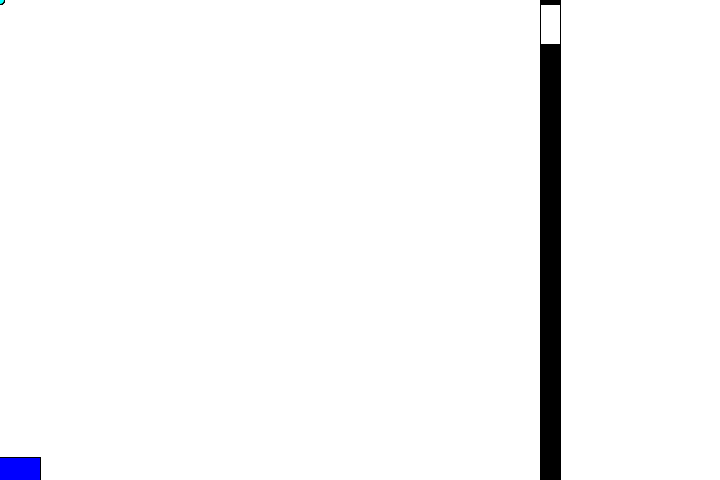
Frame 1 (no input)
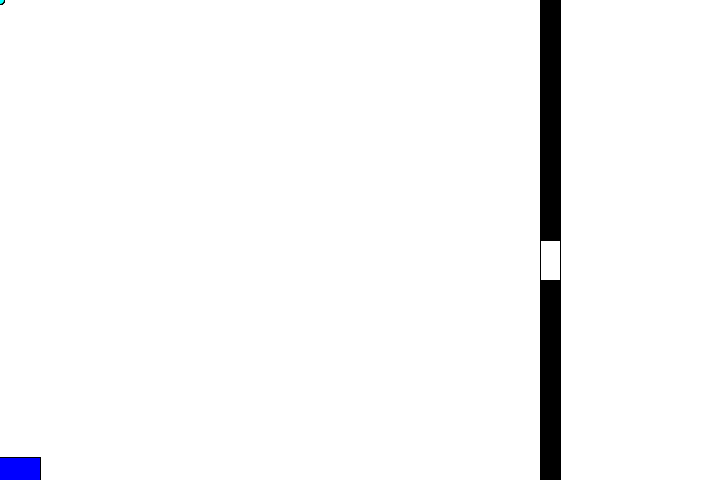
Frame 60 (the mouse pressed at the canvas centre just before this capture)
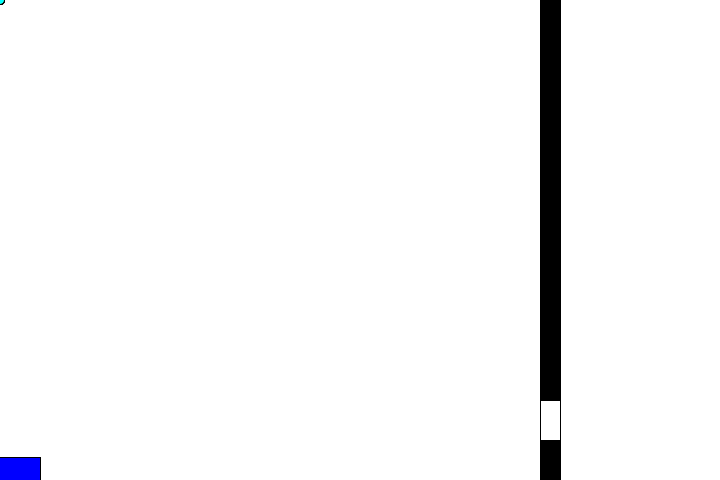
Frame 120 (the mouse held since frame 60 and released just before this capture)

The Processing sketch that drew these frames (run headless with seeded random() and noise(); from frame 60 on, the mouse is pressed at the canvas centre):

// Processing sketch: P3_2
// ── P3_2.pde
//Window size and refresh rate
int wide = 720;            // width of the window, in pixels 
int high = 480;            // height of the window, in pixels
int fps = 30;              // refresh frame rate

//Size and position of the wall; size, position and motion of the gap in the wall
int wallX = 3 * wide / 4;  // position of the wall on the X axis
int wallW = 20;            // width of the wall
int gapY = 0;              // (initial) position of the gap on the Y axis
int gapH = 40;             // height of the gap
int gapVY = high / 4;      // velocity of the gap

//Orientation and velocity of the cannon
float cannonTheta = 0;               // angle of the cannon, in radians
float cannonDeltaTheta = PI / 100.0; // change of angle per step
int cannonV = 0;                     // velocity of the ball as it leaves the cannon
int cannonMaxV = 1500;               // maximum velocity of the ball as it leaves the cannon
int cannonDeltaV = 30;               // change of velocity per step

//Variables for the animation of the cannonball
boolean shooting = false;         // toggle animation on/off
int substeps = 16;                 // number of substeps per rendering frame
float h = 1.0 / (fps * substeps); // time step of the animation
float ballX;                      // position of the ball on the X axis //<>//
float ballY;                      // position of the ball on the Y axis
float ballVX;                     // velocity of the ball on the X axis 
float ballVY;                     // velocity of the ball on the Y axis
float ballG = 1000;               // gravity constant, in pixels/sec^2

//Other integration methods
float ballXAnalytical, ballXExplicit, ballXMidpoint, ballXVerlet, ballXVerletOld;
float ballVXAnalytical, ballVXExplicit, ballVXMidpoint, ballVXVerlet;
float ballYAnalytical, ballYExplicit, ballYMidpoint, ballYVerlet, ballYVerletOld;
float ballVYAnalytical, ballVYExplicit, ballVYMidpoint, ballVYVerlet;
boolean firstStep = true;

/////////////////////////////////////////
// This function is called at initialization
/////////////////////////////////////////

void setup()
{
  size(720, 480);
  frameRate(fps);
}

/////////////////////////////////////////
// This function is called every time that the display is refreshed
/////////////////////////////////////////

void draw()
{
  background(255);

  //Update the gap
  gapY = gapY + int(gapVY / fps);
  if (gapY >= high - gapH)
  {
    gapY = high - gapH;
    gapVY = -gapVY;
  }
  else if (gapY <= 0)
  {
    gapY = 0;
    gapVY = -gapVY;
  }
  
  //Draw the wall and the gap
  fill(0);
  rect(wallX, 0, wallW, gapY);
  rect(wallX, gapY + gapH, wallW, high - gapH - gapY);
  fill(255);
  rect(wallX, gapY, wallW, gapH);
    
  //Update the cannon
  if (keyPressed)
  {
    if (key == CODED)
    {
      if (keyCode == UP)
      {
        cannonTheta = cannonTheta + cannonDeltaTheta;
        if (cannonTheta > PI/2)
        {
          cannonTheta = PI/2;
        }
      }
      else if (keyCode == DOWN)
      {
        cannonTheta = cannonTheta - cannonDeltaTheta;
        if (cannonTheta < 0)
        {
          cannonTheta = 0;
        }
      }
      else if (keyCode == LEFT)
      {
        cannonV = cannonV - cannonDeltaV;
        if (cannonV < 0)
        {
          cannonV = 0;
        }
      }
      else if (keyCode == RIGHT)
      {
        cannonV = cannonV + cannonDeltaV;
        if (cannonV > cannonMaxV)
        {
          cannonV = cannonMaxV;
        }
      }
    }
  }

  //Draw the cannon
  fill(255 * cannonV / cannonMaxV, 0, 255 * (cannonMaxV - cannonV) / cannonMaxV);
  pushMatrix();
  translate(0, high-7.5);
  rotate(-cannonTheta);
  rect(-40, -15, 80, 30);
  popMatrix();
  
  // Draw velocity
  fill(0, 0, 0);
  pushMatrix();
  translate(0, high-7.5); //para que el giro (mas desplazamiento) de ambos rectángulos vaya sincronizado y se toquen las bases.
  translate(cos(-cannonTheta)*40, -sin(cannonTheta)*40); // Coseno es la proyección sobre X, Seno la proyección sobre Y, habos quedan multiplicado por la hipotenusa que mide 40
  rotate(-cannonTheta);
  rect(0, -3.0, 80*cannonV/cannonMaxV, 5); //el offset local de 3 lo centra un poco más
  popMatrix();
  
  //Start animation of the cannonball
  if (keyPressed && shooting == false)
  {
    if (key == ENTER || key == RETURN)
    {
      shooting = true;
      
      //!!!!!!!!!!!!!!!!!!!!!!!!!!!!!!!
      //INITIALIZATION
      //!!!!!!!!!!!!!!!!!!!!!!!!!!!!!!!
      ballX = 0;
      ballY = high;
      ballVX = cannonV * cos(cannonTheta);
      ballVY = - cannonV * sin(cannonTheta);
      
      ballXAnalytical = ballXExplicit = ballXMidpoint = ballXVerlet = ballX;
      ballVXAnalytical = ballVXExplicit = ballVXMidpoint = ballVXVerlet = ballVX;
      ballYAnalytical = ballYExplicit = ballYMidpoint = ballYVerlet = ballY;
      ballVYAnalytical = ballVYExplicit = ballVYMidpoint = ballVYVerlet = ballVY;
      firstStep = true;
    } //<>//
  }
    
  //Animation
  if (shooting)
  { //<>//
    for (int i = 0; i < substeps; i++)
    {
      //!!!!!!!!!!!!!!!!!!!!!!!!!!!!!!!
      //NUMERICAL INTEGRATION
      //!!!!!!!!!!!!!!!!!!!!!!!!!!!!!!!
      
      //Euler simpléctico:
      ballVY += h * ballG;
      ballX += h * ballVX;
      ballY += h * ballVY;
      
      //Solución analítica:
      ballXAnalytical += ballVXAnalytical * h;
      ballYAnalytical += ballVYAnalytical * h + h * h * ballG / 2;
      ballVYAnalytical += ballG * h;
      
      //Euler explícito:
      ballXExplicit += ballVXExplicit * h;
      ballYExplicit += ballVYExplicit * h;
      ballVYExplicit += h * ballG;
      
      //Midpoint:
      ballXMidpoint += ballVXMidpoint * h;
      float aux = ballVYMidpoint + 0.5 * h * ballG;
      ballYMidpoint += h * aux;
      ballVYMidpoint += h * ballG;
      
      //Verlet:
      if(firstStep)
      {
        ballXVerletOld = ballXVerlet;
        ballXVerlet += ballVXVerlet * h;
        ballYVerletOld = ballYVerlet;
        ballYVerlet += ballVYVerlet * h + 0.5 * h * h * ballG;
        firstStep = false;
      } 
      else 
      {
        aux = ballXVerlet;
        ballXVerlet = 2 * ballXVerlet * ballXVerletOld;
        ballXVerletOld = aux;
        aux = ballYVerlet;
        ballYVerlet = 2 * ballYVerlet - ballYVerletOld + h*h*ballG;
        ballYVerletOld = aux;
      }
    }
      
      //!!!!!!!!!!!!!!!!!!!!!!!!!!!!!!!
      //COLLISION DETECTION
      //!!!!!!!!!!!!!!!!!!!!!!!!!!!!!!!
      if (ballX > wallX && ballX < (wallX + wallW) && ballY > 0 && ((ballY < gapY)||(ballY > (gapY + gapH))) )
      {
        shooting = false;
      }
  
      //The animation ends if the ball leaves the screen
      if (ballY > high || ballY < 0 || ballX > wide)
      {
        shooting = false;
      }
  
    }
    //Draw the ball
    fill(0, 255, 0);
    ellipse(ballX, ballY, 8, 8);

    fill(255, 0, 0);
    ellipse(ballXAnalytical, ballYAnalytical, 8, 8);

    fill(0, 0, 255);
    ellipse(ballXExplicit, ballYExplicit, 8, 8);

    fill(255, 255, 0);
    ellipse(ballXMidpoint, ballYMidpoint, 8, 8);

    fill(0, 255, 255);
    ellipse(ballXVerlet, ballYVerlet, 8, 8);
}
